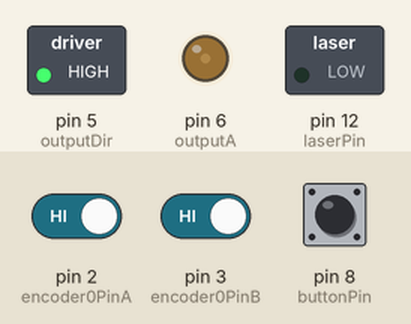
Recording of a sketch running on a simulated Arduino Uno, built with avr-gcc and run on an emulated ATmega328P. Shown: switched loads named in the sketch (green lamp = pin HIGH), output pins drawn as LEDs (lit = HIGH). Inputs (shaded band) come from the test bench; at power-on: pin 8 (buttonPin) LOW, pin 2 (encoder0PinA) HIGH, pin 3 (encoder0PinB) HIGH.

Above: at 1.2 s.
1.3 s: pin 8 (buttonPin) pulled HIGH for 0.15 s
Timing chart, 0 to 4.3 s (numbered marks = the images above; inputs shaded):
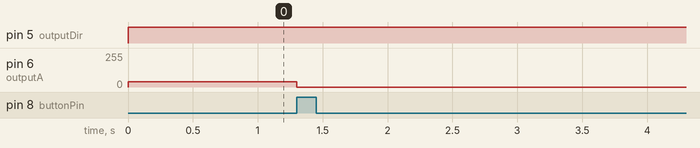

The sketch:

last_ilrud_no_PID.ino
```cpp
#define outputA 6
#define outputDir 5
#define buttonPin 8
#define laserPin 12
#define encoder0PinA 2
#define encoder0PinB 3
#define baseencoder0Pos 1000
#define RELATIVE 0
#define ABSOLUTE 1


int count = 0;
double ratio = 5.825;
volatile int encoder0Pos = baseencoder0Pos;
volatile int encoder0PinALast = LOW;
volatile int n = LOW;
int valNew = 0;
int valOld = 0;
volatile int m = LOW;
int angle = 0;
int delta = 0;
bool stop = false;
bool clockwise = true;
//bool clockwise = false;
int maxx = angle;
int minn = -angle;
int buttonState = 0;
int max_vel = 40;
int min_vel = 5;
double prop = 0.3;
double derv = 1;
bool last_dir = clockwise;
int backlash = 7;
bool dironpush = clockwise;
bool lahutz = false;
bool startup = true;

int absmax = 90*ratio;
int absmin = -1;

int last_laser_on = 0;
int laser_on = 0;
int rORa = 0;

void CountA()
{
  n = digitalRead(encoder0PinA);
  if ((encoder0PinALast == LOW) && (n == HIGH)) {
    if (m == LOW) {                                 // m == direction
      encoder0Pos--;
    }
    else {
      encoder0Pos++;
    }
  }
}
void StateB()
{
  m = digitalRead(encoder0PinB);
}
void setup()
{
  //attach to pins
  pinMode (encoder0PinA,INPUT);
  pinMode (encoder0PinB,INPUT);
  pinMode(outputA,OUTPUT);
  pinMode(outputDir,OUTPUT);
  pinMode(buttonPin,INPUT);
  pinMode(laserPin,OUTPUT);
  Serial.begin (2000000);

  attachInterrupt(1, CountA, CHANGE);
  attachInterrupt(0, StateB, FALLING);

}

void loop()
{
    //get the angle from the user.
       if (Serial.available() > 1) {
        stop = false;
        int angle1 = (int)Serial.read();
        int angle2 = (int)Serial.read();
        //there's an option for resolution improvement
        int raw_angle = angle1*256 + angle2;
        angle = (raw_angle)%4096 - 2048;
        //bit #13 is whether the laser on - 0 for off, 1 for on
        laser_on = ((raw_angle/4096))%2;
        //bit #14 is 0 for relative move and 1 for absoolute move
        rORa = (raw_angle/8192)%2;

         if(rORa == RELATIVE)
        {
        clockwise = false;
        if (angle < 0) {
          clockwise = true;
          angle = -angle;
        }
        if(last_dir != clockwise)
        {
          angle += backlash;
        }
        maxx = encoder0Pos + angle;
        minn = encoder0Pos - angle;
        }
        else // absolute
        {
          if (angle < encoder0Pos)
          {
            clockwise = true;
          }
          else
          {
            clockwise = false;
          }
          maxx = angle;
          minn = angle;
        }
    }
    if(startup)
    {
    clockwise = true;
    minn = -10000;
    maxx = 10000;
    stop = false;
    }
    if(encoder0Pos < maxx && clockwise)
    {
       delta = maxx - encoder0Pos;
    }
    if(encoder0Pos > minn && !clockwise)
    {
       delta = encoder0Pos - minn;
    }

    count++;
    count %= 10;
    int diff;
    int last;
    if(count == 0)
    {
      diff = last - encoder0Pos;
      last = encoder0Pos;
    }
    int vel = max_vel*(prop*delta+derv*diff) + min_vel;
    vel = max_vel;
    // move clockwise
    if(clockwise && !stop)
    {
    analogWrite(outputA, vel); // Send PWM signal to L298N Enable pin
    digitalWrite(outputDir, HIGH);   // turn the motor dir
    }
    // move unclockwise
    if(!clockwise && !stop)
    {
    analogWrite(outputA, vel);
    digitalWrite(outputDir, LOW);   // turn the motor dir
    }

    //check for the button
    buttonState = digitalRead(buttonPin);
    if (buttonState == HIGH) {
    encoder0Pos = 0;
    startup = 0;
    lahutz = true;
    }
    else
    {
      lahutz = false;
    }
    last_dir = clockwise;
    encoder0PinALast = n;
    valNew = encoder0Pos;
    if (valNew != valOld) {
    // if I got to the right place
    if((encoder0Pos > maxx && !clockwise) || (encoder0Pos < minn && clockwise ))
    {
      //Serial.print("youve got to the right place!");
      stopp();
    }
      valOld = valNew;
    }

    if((encoder0Pos > absmax && !clockwise && !startup) || (encoder0Pos < absmin && clockwise && !startup))
    {
      //Serial.print("youve got to the right place!");
      stopp();
    }

    if(clockwise && lahutz)
    {
      //Serial.print("this is illegitimate dir");
      stopp();
    }
    change_laser(laser_on);
}

int stopp()
{
    digitalWrite(outputA, LOW);   // turn the motor off
    stop = true;
    return 0;
}
int change_laser(int laser_on)
{
    digitalWrite(laserPin, laser_on);
}
```

Measured:
- after the input at 1.3 s, pin 6 (outputA): 40/255 → 0/255 at once
